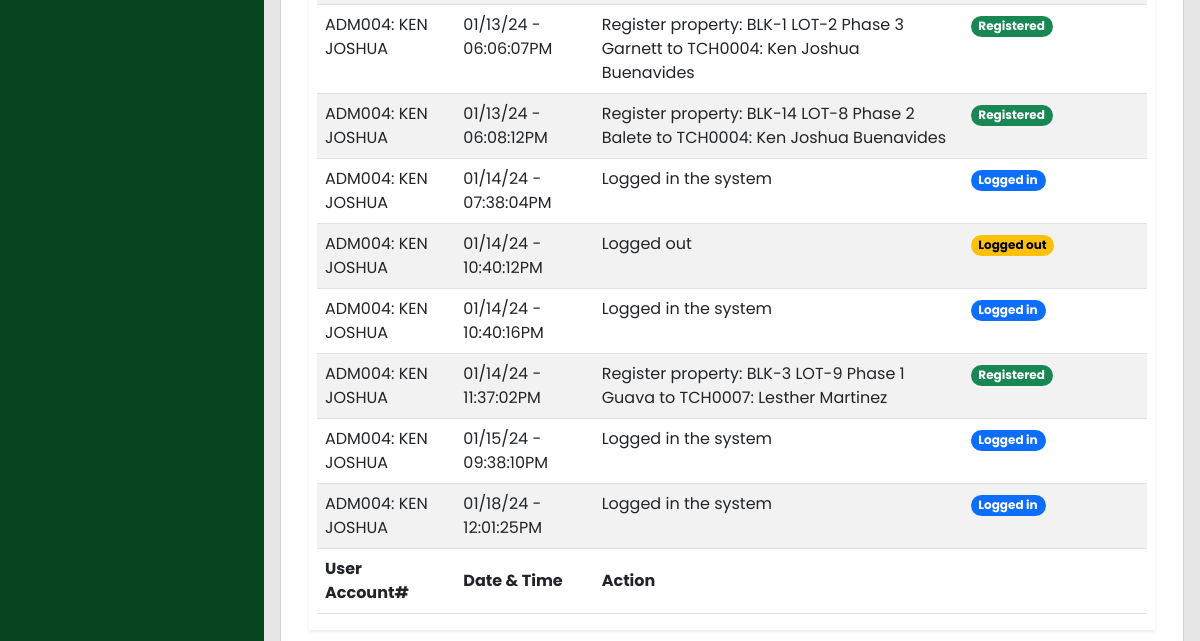
/admin-panel/activity-log.php (signed in, lower part), run on an earlier commit of the app's database.
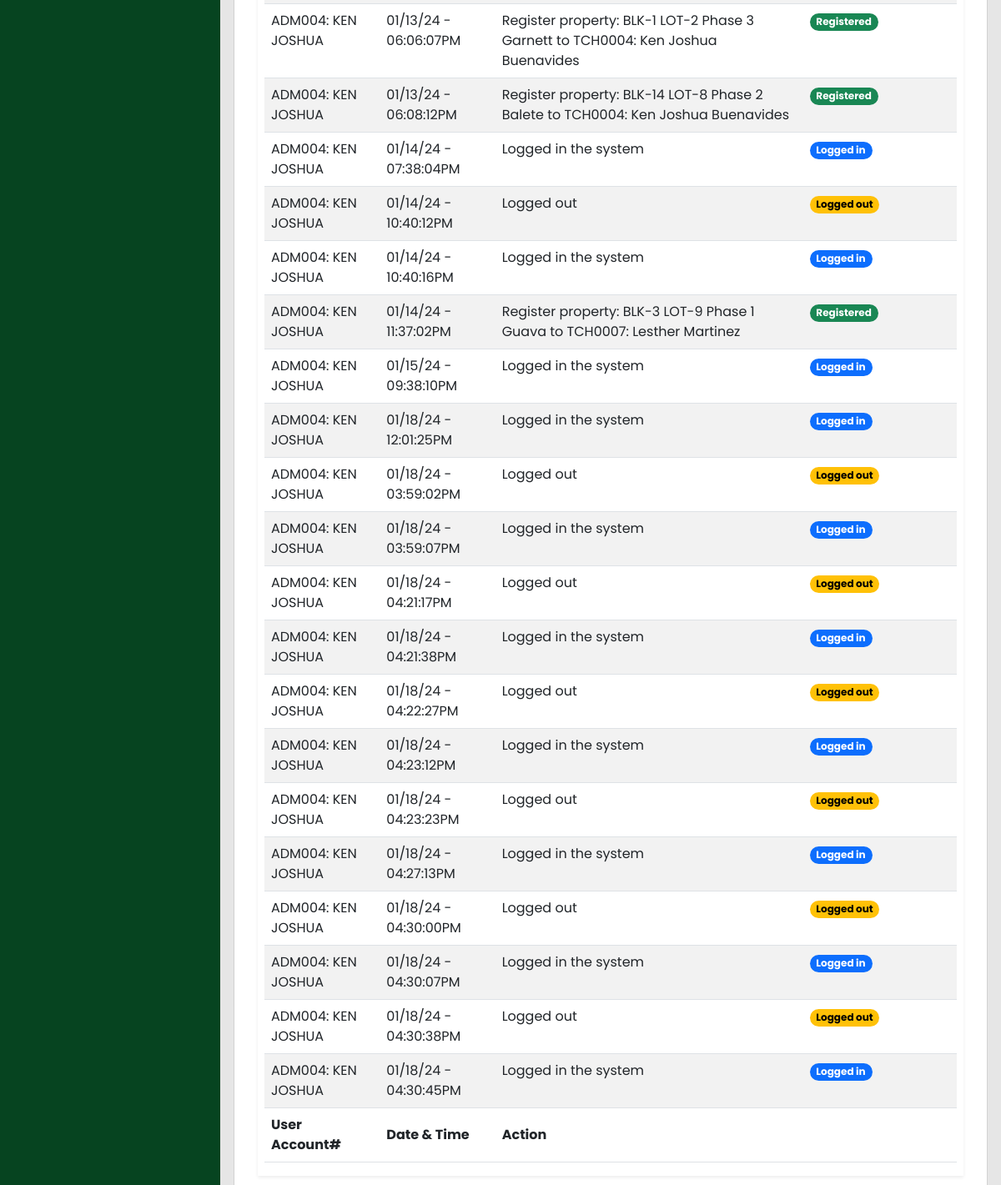
And on a later commit of the database.
### tables this page shows
CREATE TABLE `activity_log` (
  `id` int(200) NOT NULL,
  `account_number` varchar(200) NOT NULL,
  `firstname` varchar(100) NOT NULL,
  `action` varchar(250) NOT NULL,
  `date` datetime NOT NULL
);

### admin-panel/activity-log.php (the view, shortened to what this page needs)
<?php
require_once("../includes/header.php");
?>
<?php
$server = new Server;
$server->adminAuthentication();
?>
<body>
  <div class="wrapper">
    <?php
    require_once("../includes/sidebar.php");
    ?>
    <div class="main">
      <main class="content px-3 py-2">
        <div class="card card-border">
          <div class="card-body">
            <div class="container-fluid">
              <section class="main-content">
                <div class="row">
                  <div class="col-xs-12">
                    <div class="box">
                      <div class="body-box shadow-sm">
                        <div class="table-responsive mx-2">
                          <table id="activityLogTable" class="table table-striped" style="width:100%">
                            <tbody>
                              <?php
                              $query = "SELECT * FROM activity_log ";
                              $connection = $server->openConn();
                              $stmt = $connection->prepare($query);
                              $stmt->execute();
                              while ($result = $stmt->fetch()) {
                                $account_number = $result['account_number'];
                                $firstname = $result['firstname'];
                                $action = $result['action'];
                                $date = $result['date'];
                              ?>
                                <tr>
                                  <td><?php echo $account_number . ": " . $firstname; ?></td>
                                  <td><?php echo date("m/d/y - h:i:sA", strtotime($date)); ?></td>
                                  <td><?php echo $action; ?></td>
                                  <td>
                                    <?php
                                    if (str_contains($action, "Logged in")) {
                                    ?>
                                      <span class="badge rounded-pill text-bg-primary">Logged in</span>
                                    <?php
                                    } elseif (str_contains($action, "Logged out")) {
                                    ?>
                                      <span class="badge rounded-pill text-bg-warning">Logged out</span>
                                    <?php
                                    } elseif (str_contains($action, "Delete")) {
                                    ?>
                                      <span class="badge rounded-pill text-bg-danger">Deleted</span>
                                    <?php
                                    } elseif (str_contains($action, "Register")) {
                                    ?>
                                      <span class="badge rounded-pill text-bg-success">Registered</span>
                                    <?php
                                    } elseif (str_contains($action, "Update")) {
                                    ?>
                                      <span class="badge rounded-pill text-bg-info">Updated</span>
                                    <?php
                                    } elseif (str_contains($action, "Transfer")) {
                                    ?>
                                      <span class="badge rounded-pill text-bg-info">Transfer</span>
                                    <?php
                                    }
                                    ?>
                                  </td>
                                </tr>
                              <?php
                              }
                              ?>
                            </tbody>
                            <tfoot>
                              <tr>
                                <th width="15%">User Account#</th>
                                <th width="15%">Date & Time</th>
                                <th width="40%">Action</th>
                                <th width="20%"></th>
                              </tr>
                            </tfoot>
                          </table>
                        </div>
                      </div>
                    </div>
                  </div>
                </div>
              </section>
            </div>
          </div>
        </div>
      </main>
    </div>
  </div>
  <?php
  include("../includes/footer.php");
  ?>

What changed in the data, as far as the page shows it:
added activity_log: account_number "ADM004", firstname "KEN JOSHUA", date "01/18/24 - 03:59:02PM", action "Logged out"
added activity_log: account_number "ADM004", firstname "KEN JOSHUA", date "01/18/24 - 03:59:07PM", action "Logged in the system"
added activity_log: account_number "ADM004", firstname "KEN JOSHUA", date "01/18/24 - 04:21:17PM", action "Logged out"
added activity_log: account_number "ADM004", firstname "KEN JOSHUA", date "01/18/24 - 04:21:38PM", action "Logged in the system"
added activity_log: account_number "ADM004", firstname "KEN JOSHUA", date "01/18/24 - 04:22:27PM", action "Logged out"
added activity_log: account_number "ADM004", firstname "KEN JOSHUA", date "01/18/24 - 04:23:12PM", action "Logged in the system"
added activity_log: account_number "ADM004", firstname "KEN JOSHUA", date "01/18/24 - 04:23:23PM", action "Logged out"
added activity_log: account_number "ADM004", firstname "KEN JOSHUA", date "01/18/24 - 04:27:13PM", action "Logged in the system"
added activity_log: account_number "ADM004", firstname "KEN JOSHUA", date "01/18/24 - 04:30:00PM", action "Logged out"
added activity_log: account_number "ADM004", firstname "KEN JOSHUA", date "01/18/24 - 04:30:07PM", action "Logged in the system"
added activity_log: account_number "ADM004", firstname "KEN JOSHUA", date "01/18/24 - 04:30:38PM", action "Logged out"
added activity_log: account_number "ADM004", firstname "KEN JOSHUA", date "01/18/24 - 04:30:45PM", action "Logged in the system"
